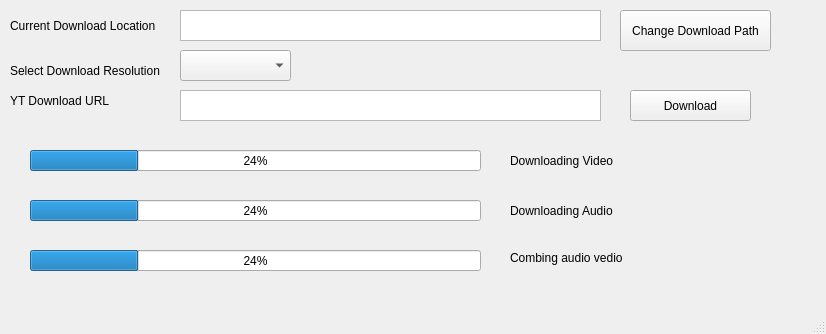
<?xml version="1.0" encoding="UTF-8"?>
<ui version="4.0">
 <class>MainWindow</class>
 <widget class="QMainWindow" name="MainWindow">
  <property name="geometry">
   <rect>
    <x>0</x>
    <y>0</y>
    <width>826</width>
    <height>334</height>
   </rect>
  </property>
  <property name="windowTitle">
   <string>MainWindow</string>
  </property>
  <widget class="QWidget" name="centralwidget">
   <widget class="QLabel" name="label">
    <property name="geometry">
     <rect>
      <x>10</x>
      <y>10</y>
      <width>161</width>
      <height>31</height>
     </rect>
    </property>
    <property name="text">
     <string>Current Download Location</string>
    </property>
   </widget>
   <widget class="QPlainTextEdit" name="plainTextEdit">
    <property name="geometry">
     <rect>
      <x>180</x>
      <y>10</y>
      <width>421</width>
      <height>31</height>
     </rect>
    </property>
   </widget>
   <widget class="QPushButton" name="pushButton">
    <property name="geometry">
     <rect>
      <x>620</x>
      <y>10</y>
      <width>151</width>
      <height>41</height>
     </rect>
    </property>
    <property name="text">
     <string>Change Download Path</string>
    </property>
   </widget>
   <widget class="QLabel" name="label_2">
    <property name="geometry">
     <rect>
      <x>10</x>
      <y>50</y>
      <width>171</width>
      <height>41</height>
     </rect>
    </property>
    <property name="text">
     <string>Select Download Resolution</string>
    </property>
   </widget>
   <widget class="QComboBox" name="comboBox">
    <property name="geometry">
     <rect>
      <x>180</x>
      <y>50</y>
      <width>111</width>
      <height>31</height>
     </rect>
    </property>
   </widget>
   <widget class="QLabel" name="label_3">
    <property name="geometry">
     <rect>
      <x>10</x>
      <y>90</y>
      <width>141</width>
      <height>21</height>
     </rect>
    </property>
    <property name="text">
     <string>YT Download URL</string>
    </property>
   </widget>
   <widget class="QPlainTextEdit" name="plainTextEdit_2">
    <property name="geometry">
     <rect>
      <x>180</x>
      <y>90</y>
      <width>421</width>
      <height>31</height>
     </rect>
    </property>
   </widget>
   <widget class="QPushButton" name="pushButton_2">
    <property name="geometry">
     <rect>
      <x>630</x>
      <y>90</y>
      <width>121</width>
      <height>31</height>
     </rect>
    </property>
    <property name="text">
     <string>Download</string>
    </property>
   </widget>
   <widget class="QProgressBar" name="progressBar">
    <property name="geometry">
     <rect>
      <x>30</x>
      <y>150</y>
      <width>451</width>
      <height>21</height>
     </rect>
    </property>
    <property name="value">
     <number>24</number>
    </property>
   </widget>
   <widget class="QProgressBar" name="progressBar_2">
    <property name="geometry">
     <rect>
      <x>30</x>
      <y>200</y>
      <width>451</width>
      <height>21</height>
     </rect>
    </property>
    <property name="value">
     <number>24</number>
    </property>
   </widget>
   <widget class="QProgressBar" name="progressBar_3">
    <property name="geometry">
     <rect>
      <x>30</x>
      <y>250</y>
      <width>451</width>
      <height>21</height>
     </rect>
    </property>
    <property name="value">
     <number>24</number>
    </property>
   </widget>
   <widget class="QLabel" name="label_4">
    <property name="geometry">
     <rect>
      <x>510</x>
      <y>150</y>
      <width>111</width>
      <height>21</height>
     </rect>
    </property>
    <property name="text">
     <string>Downloading Video</string>
    </property>
   </widget>
   <widget class="QLabel" name="label_5">
    <property name="geometry">
     <rect>
      <x>510</x>
      <y>200</y>
      <width>111</width>
      <height>21</height>
     </rect>
    </property>
    <property name="text">
     <string>Downloading Audio</string>
    </property>
   </widget>
   <widget class="QLabel" name="label_6">
    <property name="geometry">
     <rect>
      <x>510</x>
      <y>250</y>
      <width>151</width>
      <height>16</height>
     </rect>
    </property>
    <property name="text">
     <string>Combing audio vedio</string>
    </property>
   </widget>
  </widget>
  <widget class="QMenuBar" name="menubar">
   <property name="geometry">
    <rect>
     <x>0</x>
     <y>0</y>
     <width>826</width>
     <height>26</height>
    </rect>
   </property>
  </widget>
  <widget class="QStatusBar" name="statusbar"/>
 </widget>
 <resources/>
 <connections/>
</ui>
